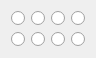
   <widget class="QWidget" name="gridLayoutWidget_7">
    <property name="geometry">
     <rect>
      <x>150</x>
      <y>130</y>
      <width>91</width>
      <height>41</height>
     </rect>
    </property>
    <layout class="QGridLayout" name="gridLayout_7">
     <item row="1" column="1">
      <widget class="QRadioButton" name="radioButton_49">
       <property name="text">
        <string/>
       </property>
       <property name="autoExclusive">
        <bool>false</bool>
       </property>
      </widget>
     </item>
     <item row="1" column="0">
      <widget class="QRadioButton" name="radioButton_50">
       <property name="text">
        <string/>
       </property>
       <property name="autoExclusive">
        <bool>false</bool>
       </property>
      </widget>
     </item>
     <item row="1" column="2">
      <widget class="QRadioButton" name="radioButton_51">
       <property name="text">
        <string/>
       </property>
       <property name="autoExclusive">
        <bool>false</bool>
       </property>
      </widget>
     </item>
     <item row="2" column="0">
      <widget class="QRadioButton" name="radioButton_52">
       <property name="text">
        <string/>
       </property>
       <property name="autoExclusive">
        <bool>false</bool>
       </property>
      </widget>
     </item>
     <item row="2" column="2">
      <widget class="QRadioButton" name="radioButton_53">
       <property name="text">
        <string/>
       </property>
       <property name="autoExclusive">
        <bool>false</bool>
       </property>
      </widget>
     </item>
     <item row="1" column="3">
      <widget class="QRadioButton" name="radioButton_54">
       <property name="text">
        <string/>
       </property>
       <property name="autoExclusive">
        <bool>false</bool>
       </property>
      </widget>
     </item>
     <item row="2" column="1">
      <widget class="QRadioButton" name="radioButton_55">
       <property name="text">
        <string/>
       </property>
       <property name="autoExclusive">
        <bool>false</bool>
       </property>
      </widget>
     </item>
     <item row="2" column="3">
      <widget class="QRadioButton" name="radioButton_56">
       <property name="styleSheet">
        <string notr="true"/>
       </property>
       <property name="text">
        <string/>
       </property>
       <property name="autoExclusive">
        <bool>false</bool>
       </property>
      </widget>
     </item>
    </layout>
   </widget>
